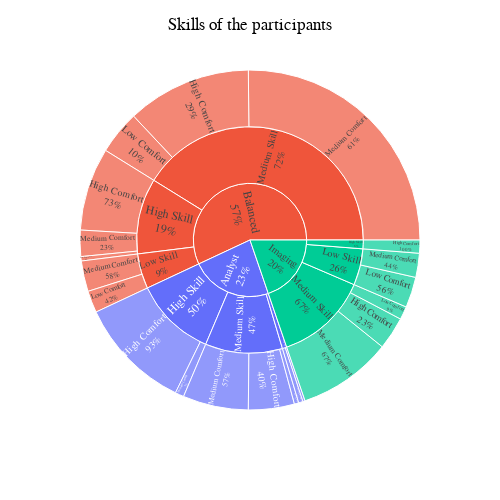

The cell this chart's notebook holds for it:
### Code cell
import plotly.express as px
title = "Skills of the participants"

fig = px.sunburst(df, path=['Work','Computation','Comfort'],color='Work', values='count', width=500, height=500,
                  )
                   
fig.update_traces(textinfo="label+percent parent", insidetextorientation = 'radial', sort=True)
fig.update_layout(title=title, title_x=0.5, font=dict(family='Helvetica', color="Black", size=12))
#fig.write_image(title+'.svg')
#fig.write_image(title+'.png')
fig.show()

### Figure 1 — Plotly figure (JSON) as saved in the notebook; plotly's stock layout.template omitted (floating-point values rounded to 4 significant figures)
{"data": [{"branchvalues": "total", "customdata": [["Analyst"], ["Analyst"], ["Analyst"], ["Analyst"], ["Analyst"], ["Analyst"], ["Analyst"], ["Analyst"], ["Analyst"], ["Analyst"], ["Analyst"], ["Balanced"], ["Balanced"], ["Balanced"], ["Balanced"], ["Balanced"], ["Balanced"], ["Balanced"], ["Balanced"], ["Balanced"], ["Balanced"], ["Balanced"], ["Balanced"], ["Imaging"], ["Imaging"], ["Imaging"], ["Imaging"], ["Imaging"], ["Imaging"], ["Imaging"], ["Imaging"], ["Imaging"], ["Imaging"]], "domain": {"x": [0, 1], "y": [0, 1]}, "hovertemplate": "labels=%{label}<br>count=%{value}<br>parent=%{parent}<br>id=%{id}<br>Work=%{customdata[0]}<extra></extra>", "ids": ["Analyst/High Skill/Medium Comfort", "Analyst/Low Skill", "Analyst/Medium Skill", "Analyst/High Skill", "Analyst/Low Skill/High Comfort", "Analyst/Low Skill/Medium Comfort", "Analyst/Medium Skill/Low Comfort", "Analyst", "Analyst/High Skill/High Comfort", "Analyst/Medium Skill/High Comfort", "Analyst/Medium Skill/Medium Comfort", "Balanced/Medium Skill/Low Comfort", "Balanced", "Balanced/Medium Skill/High Comfort", "Balanced/Low Skill", "Balanced/High Skill", "Balanced/Medium Skill", "Balanced/High Skill/Low Comfort", "Balanced/High Skill/High Comfort", "Balanced/Low Skill/Low Comfort", "Balanced/Low Skill/Medium Comfort", "Balanced/High Skill/Medium Comfort", "Balanced/Medium Skill/Medium Comfort", "Imaging", "Imaging/High Skill/High Comfort", "Imaging/Medium Skill/Low Comfort", "Imaging/Medium Skill", "Imaging/Low Skill/Medium Comfort", "Imaging/Medium Skill/Medium Comfort", "Imaging/Low Skill", "Imaging/Medium Skill/High Comfort", "Imaging/High Skill", "Imaging/Low Skill/Low Comfort"], "insidetextorientation": "radial", "labels": ["Medium Comfort", "Low Skill", "Medium Skill", "High Skill", "High Comfort", "Medium Comfort", "Low Comfort", "Analyst", "High Comfort", "High Comfort", "Medium Comfort", "Low Comfort", "Balanced", "High Comfort", "Low Skill", "High Skill", "Medium Skill", "Low Comfort", "High Comfort", "Low Comfort", "Medium Comfort", "Medium Comfort", "Medium Comfort", "Imaging", "High Comfort", "Low Comfort", "Medium Skill", "Medium Comfort", "Medium Comfort", "Low Skill", "High Comfort", "High Skill", "Low Comfort"], "marker": {"colors": ["#636efa", "#636efa", "#636efa", "#636efa", "#636efa", "#636efa", "#636efa", "#636efa", "#636efa", "#636efa", "#636efa", "#EF553B", "#EF553B", "#EF553B", "#EF553B", "#EF553B", "#EF553B", "#EF553B", "#EF553B", "#EF553B", "#EF553B", "#EF553B", "#EF553B", "#00cc96", "#00cc96", "#00cc96", "#00cc96", "#00cc96", "#00cc96", "#00cc96", "#00cc96", "#00cc96", "#00cc96"]}, "name": "", "parents": ["Analyst/High Skill", "Analyst", "Analyst", "Analyst", "Analyst/Low Skill", "Analyst/Low Skill", "Analyst/Medium Skill", "", "Analyst/High Skill", "Analyst/Medium Skill", "Analyst/Medium Skill", "Balanced/Medium Skill", "", "Balanced/Medium Skill", "Balanced", "Balanced", "Balanced", "Balanced/High Skill", "Balanced/High Skill", "Balanced/Low Skill", "Balanced/Low Skill", "Balanced/High Skill", "Balanced/Medium Skill", "", "Imaging/High Skill", "Imaging/Medium Skill", "Imaging", "Imaging/Low Skill", "Imaging/Medium Skill", "Imaging", "Imaging/Medium Skill", "Imaging", "Imaging/Low Skill"], "sort": true, "textinfo": "label+percent parent", "type": "sunburst", "values": [4.0, 3.0, 53.0, 56.0, 1.0, 2.0, 2.0, 112.0, 52.0, 21.0, 30.0, 20.0, 274.0, 57.0, 24.0, 52.0, 198.0, 2.0, 38.0, 10.0, 14.0, 12.0, 121.0, 95.0, 6.0, 6.0, 64.0, 11.0, 43.0, 25.0, 15.0, 6.0, 14.0]}], "layout": {"font": {"color": "Black", "family": "Helvetica", "size": 12}, "height": 500, "legend": {"tracegroupgap": 0}, "margin": {"t": 60}, "title": {"text": "Skills of the participants", "x": 0.5}, "width": 500}}
